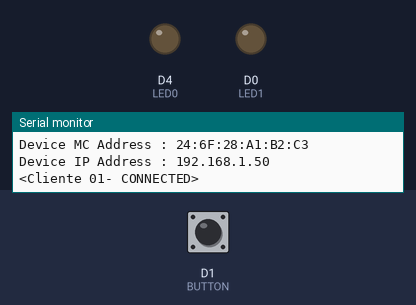
The sketch below on a simulated ESP8266 (NodeMCU). Shown: output pins drawn as LEDs (lit = HIGH), the last lines printed to the serial monitor. The inputs (shaded band) are chosen by the test bench; at power-on: D1 (BUTTON) HIGH. WiFi joins after 1.5 s; servers stay silent unless stated.

Above: at 6.4 s.
6.5 s: D1 (BUTTON) pulled LOW for 0.15 s
At 7.5 s:
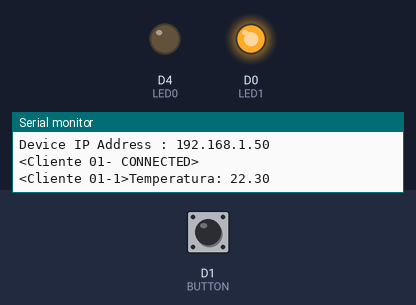
8.1 s: D1 (BUTTON) pulled LOW for 1 s
At 8.7 s:
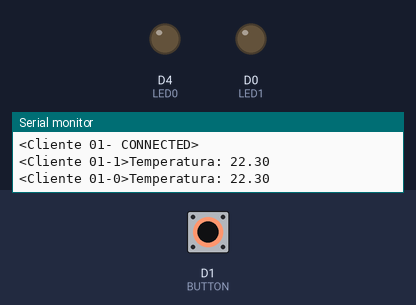
10.6 s: D1 (BUTTON) pulled LOW for 3.2 s
At 11.8 s:
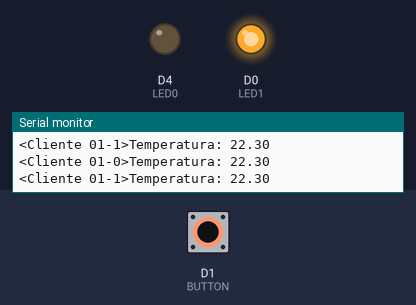
Timing chart, 0 to 13.6 s (numbered marks = the images above; inputs shaded):
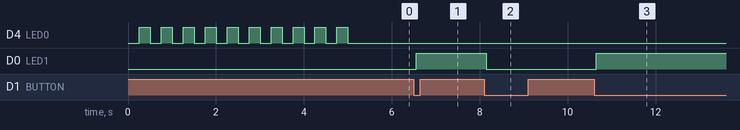

Measured:
- after the input at 6.5 s, D0 (LED1): LOW → HIGH after 0.05 s
- after the input at 8.1 s, D0 (LED1): HIGH → LOW after 0.05 s
- after the input at 10.6 s, D0 (LED1): LOW → HIGH after 0.05 s

The sketch:

cliente01.ino
```cpp
//------------------------------------------------------------------------------------
// Libraries Needed For This Project
//------------------------------------------------------------------------------------
  #include <EEPROM.h>         // To Be Able To Store & Read Data Between Power Off
  #include <ESP8266WiFi.h>    // The Basic Function Of The ESP NOD MCU
//------------------------------------------------------------------------------------
// Defining I/O Pins
//------------------------------------------------------------------------------------
  #define       LED0      2         // WIFI Module LED
  #define       LED1      D0        // Indicate Connectivity With Client #1
  #define       BUTTON    D1        // Connectivity ReInitiate Button
//------------------------------------------------------------------------------------
// BUTTON Variables
//------------------------------------------------------------------------------------
  int           ButtonState;
  int           LastButtonState   = LOW;
  int           LastDebounceTime  = 0;
  int           DebounceDelay     = 50;
  const String  ClientType       = "Cliente 01";
//------------------------------------------------------------------------------------
// LED Delay Variables
//------------------------------------------------------------------------------------
  float         temp              = 0;
  int           LEDState          = LOW;
  unsigned long CurrMillis        = 0;
  unsigned long PrevMillis        = 0;
  unsigned long Interval          = 1000;
//------------------------------------------------------------------------------------
// WIFI Authentication Variables
//------------------------------------------------------------------------------------
/* This Client Is Going To Connect To A WIFI Server Access Point
 * So You Have To Specify Server WIFI SSID & Password In The Code Not Here
 * Please See The Function Below Name (WiFi.Begin)
 * If WIFI dont need Any password Then WiFi.begin("SSIDNAME")
 * If WIFI needs a Password Then WiFi.begin("SSIDNAME", "PASSWORD")
 */
   char* ESPssid = "testeiot";            // Wifi Name
   char* ESPpassword = "mkuchida";        // Wifi Password

//------------------------------------------------------------------------------------
// WIFI Module Role & Port
//------------------------------------------------------------------------------------
/* This WIFI Module Code Works As A Client
 * That Will Connect To A Server WIFI Modul With (IP ADDress 192.168.4.1)
 */
  int             ESPServerPort  = 9001;
  IPAddress       ESPServer(192,168,4,1);
  WiFiClient      ESPClient;
//====================================================================================

  void setup()
  {
    // Setting The Serial Port ----------------------------------------------
    Serial.begin(115200);           // Computer Communication

    // Setting The Mode Of Pins ---------------------------------------------
    pinMode(LED0, OUTPUT);          // WIFI OnBoard LED Light
    pinMode(LED1, OUTPUT);          // Indicator For Client #1 Connectivity
    pinMode(BUTTON, INPUT_PULLUP);  // Initiate Connectivity
    digitalWrite(LED0, !LOW);       // Turn WiFi LED Off

    // Print Message Of I/O Setting Progress --------------------------------
    Serial.println("\nI/O Pins Modes Set .... Done");

    // Starting To Connect --------------------------------------------------
    if(WiFi.status() == WL_CONNECTED)
    {
      WiFi.disconnect();
      WiFi.mode(WIFI_OFF);
      delay(50);
    }

    /* in this part it should load the ssid and password
     * from eeprom they try to connect using them */

    WiFi.mode(WIFI_STA);                // To Avoid Broadcasting An SSID
    WiFi.begin("FVMLearning", "");      // The SSID That We Want To Connect To

    // Printing Message For User That Connetion Is On Process ---------------
    Serial.println("!--- Connecting To " + WiFi.SSID() + " ---!");

    // WiFi Connectivity ----------------------------------------------------
    CheckWiFiConnectivity();        // Checking For Connection

    // Stop Blinking To Indicate Connected ----------------------------------
    digitalWrite(LED0, !HIGH);
    Serial.println("!-- Client Device Connected --!");

    // Printing IP Address --------------------------------------------------
    Serial.println("Connected To      : " + String(WiFi.SSID()));
    Serial.println("Signal Strenght   : " + String(WiFi.RSSI()) + " dBm");
    Serial.print  ("Server IP Address : ");
    Serial.println(ESPServer);
    Serial.print  ("Server Port Num   : ");
    Serial.println(ESPServerPort);
    // Printing MAC Address
    Serial.print  ("Device MC Address : ");
    Serial.println(String(WiFi.macAddress()));
    // Printing IP Address
    Serial.print  ("Device IP Address : ");
    Serial.println(WiFi.localIP());

    // Conecting The Device As A Client -------------------------------------
    ESPRequest();
  }

//====================================================================================

  void loop()
  {

    ReadButton();

  }

//====================================================================================

  void ReadButton()
  {
    // Reading The Button
    int reading = digitalRead(BUTTON);

    // If It Doest Match The Previous State
    if(reading != LastButtonState)
    {
      LastDebounceTime = millis();
    }

    // To Iliminate Debounce
    if((millis() - LastDebounceTime) > DebounceDelay)
    {
      if(reading != ButtonState)
      {
        ButtonState = reading;

        if(ButtonState == LOW)
        {
          temp = 22.3;
          LEDState    = !digitalRead(LED1);
          digitalWrite(LED1, LEDState);
          Serial.println   ("<" + ClientType + "-" + LEDState + ">" + "Temperatura: " + temp);
          ESPClient.println("<" + ClientType + "-" + LEDState + ">" + "Temperatura: " + temp);
          ESPClient.flush();
        }
      }
    }

    // Last Button State Concidered
    LastButtonState = reading;
  }

//====================================================================================

  void CheckWiFiConnectivity()
  {
    while(WiFi.status() != WL_CONNECTED)
    {
      for(int i=0; i < 10; i++)
      {
        digitalWrite(LED0, !HIGH);
        delay(250);
        digitalWrite(LED0, !LOW);
        delay(250);
        Serial.print(".");
      }
      Serial.println("");
    }
  }

  void ESPRequest()
  {
    // First Make Sure You Got Disconnected
    ESPClient.stop();

    // If Sucessfully Connected Send Connection Message
    if(ESPClient.connect(ESPServer, ESPServerPort))
    {
      Serial.println    ("<" + ClientType + "- CONNECTED>");
      ESPClient.println ("<" + ClientType + "- CONNECTED>");
    }
  }

//====================================================================================
```
